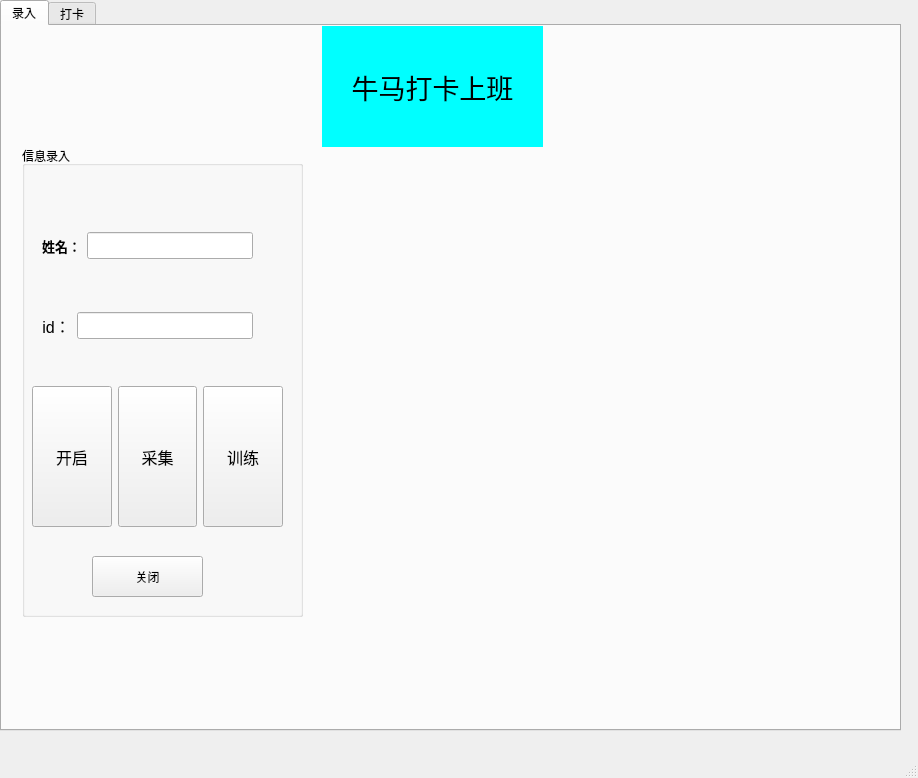
<?xml version="1.0" encoding="UTF-8"?>
<ui version="4.0">
 <class>MainWindow</class>
 <widget class="QMainWindow" name="MainWindow">
  <property name="geometry">
   <rect>
    <x>0</x>
    <y>0</y>
    <width>918</width>
    <height>778</height>
   </rect>
  </property>
  <property name="windowTitle">
   <string>MainWindow</string>
  </property>
  <widget class="QWidget" name="centralwidget">
   <widget class="QTabWidget" name="daka">
    <property name="geometry">
     <rect>
      <x>0</x>
      <y>0</y>
      <width>901</width>
      <height>731</height>
     </rect>
    </property>
    <property name="styleSheet">
     <string notr="true"/>
    </property>
    <property name="currentIndex">
     <number>0</number>
    </property>
    <widget class="QWidget" name="tab">
     <attribute name="title">
      <string>录入</string>
     </attribute>
     <widget class="QGroupBox" name="join">
      <property name="geometry">
       <rect>
        <x>20</x>
        <y>120</y>
        <width>281</width>
        <height>471</height>
       </rect>
      </property>
      <property name="styleSheet">
       <string notr="true"/>
      </property>
      <property name="title">
       <string>信息录入</string>
      </property>
      <widget class="QWidget" name="horizontalLayoutWidget">
       <property name="geometry">
        <rect>
         <x>20</x>
         <y>60</y>
         <width>211</width>
         <height>80</height>
        </rect>
       </property>
       <layout class="QHBoxLayout" name="horizontalLayout">
        <item>
         <widget class="QLabel" name="label_2">
          <property name="font">
           <font>
            <pointsize>10</pointsize>
            <bold>true</bold>
           </font>
          </property>
          <property name="text">
           <string>姓名：</string>
          </property>
         </widget>
        </item>
        <item>
         <widget class="QLineEdit" name="name1">
          <property name="font">
           <font>
            <pointsize>12</pointsize>
           </font>
          </property>
         </widget>
        </item>
       </layout>
      </widget>
      <widget class="QWidget" name="horizontalLayoutWidget_2">
       <property name="geometry">
        <rect>
         <x>20</x>
         <y>140</y>
         <width>211</width>
         <height>80</height>
        </rect>
       </property>
       <layout class="QHBoxLayout" name="horizontalLayout_2">
        <item>
         <widget class="QLabel" name="label_3">
          <property name="font">
           <font>
            <pointsize>12</pointsize>
            <bold>false</bold>
           </font>
          </property>
          <property name="layoutDirection">
           <enum>Qt::LayoutDirection::LeftToRight</enum>
          </property>
          <property name="text">
           <string>id：</string>
          </property>
          <property name="alignment">
           <set>Qt::AlignmentFlag::AlignCenter</set>
          </property>
         </widget>
        </item>
        <item>
         <widget class="QLineEdit" name="id1">
          <property name="font">
           <font>
            <pointsize>12</pointsize>
           </font>
          </property>
         </widget>
        </item>
       </layout>
      </widget>
      <widget class="QWidget" name="horizontalLayoutWidget_5">
       <property name="geometry">
        <rect>
         <x>10</x>
         <y>240</y>
         <width>251</width>
         <height>141</height>
        </rect>
       </property>
       <layout class="QHBoxLayout" name="horizontalLayout_5">
        <item>
         <widget class="QPushButton" name="startbutton">
          <property name="sizePolicy">
           <sizepolicy hsizetype="Minimum" vsizetype="Expanding">
            <horstretch>0</horstretch>
            <verstretch>0</verstretch>
           </sizepolicy>
          </property>
          <property name="font">
           <font>
            <pointsize>12</pointsize>
           </font>
          </property>
          <property name="text">
           <string>开启</string>
          </property>
         </widget>
        </item>
        <item>
         <spacer name="horizontalSpacer">
          <property name="orientation">
           <enum>Qt::Orientation::Horizontal</enum>
          </property>
          <property name="sizeHint" stdset="0">
           <size>
            <width>40</width>
            <height>20</height>
           </size>
          </property>
         </spacer>
        </item>
        <item>
         <widget class="QPushButton" name="catchbutton">
          <property name="sizePolicy">
           <sizepolicy hsizetype="Minimum" vsizetype="Expanding">
            <horstretch>0</horstretch>
            <verstretch>0</verstretch>
           </sizepolicy>
          </property>
          <property name="font">
           <font>
            <pointsize>12</pointsize>
           </font>
          </property>
          <property name="text">
           <string>采集</string>
          </property>
          <property name="autoRepeat">
           <bool>true</bool>
          </property>
          <property name="autoExclusive">
           <bool>true</bool>
          </property>
          <property name="autoDefault">
           <bool>false</bool>
          </property>
          <property name="default">
           <bool>false</bool>
          </property>
          <property name="flat">
           <bool>false</bool>
          </property>
         </widget>
        </item>
        <item>
         <spacer name="horizontalSpacer_2">
          <property name="orientation">
           <enum>Qt::Orientation::Horizontal</enum>
          </property>
          <property name="sizeHint" stdset="0">
           <size>
            <width>40</width>
            <height>20</height>
           </size>
          </property>
         </spacer>
        </item>
        <item>
         <widget class="QPushButton" name="trainbutton">
          <property name="sizePolicy">
           <sizepolicy hsizetype="Minimum" vsizetype="Expanding">
            <horstretch>0</horstretch>
            <verstretch>0</verstretch>
           </sizepolicy>
          </property>
          <property name="font">
           <font>
            <pointsize>12</pointsize>
           </font>
          </property>
          <property name="text">
           <string>训练</string>
          </property>
         </widget>
        </item>
       </layout>
      </widget>
      <widget class="QPushButton" name="close">
       <property name="geometry">
        <rect>
         <x>70</x>
         <y>410</y>
         <width>111</width>
         <height>41</height>
        </rect>
       </property>
       <property name="text">
        <string>关闭</string>
       </property>
      </widget>
     </widget>
     <widget class="QLabel" name="label">
      <property name="geometry">
       <rect>
        <x>320</x>
        <y>0</y>
        <width>221</width>
        <height>121</height>
       </rect>
      </property>
      <property name="font">
       <font>
        <pointsize>20</pointsize>
       </font>
      </property>
      <property name="layoutDirection">
       <enum>Qt::LayoutDirection::LeftToRight</enum>
      </property>
      <property name="styleSheet">
       <string notr="true">background-color:rgb(0, 255, 255)
</string>
      </property>
      <property name="text">
       <string>牛马打卡上班</string>
      </property>
      <property name="alignment">
       <set>Qt::AlignmentFlag::AlignCenter</set>
      </property>
     </widget>
     <widget class="QLabel" name="showlable">
      <property name="geometry">
       <rect>
        <x>310</x>
        <y>130</y>
        <width>571</width>
        <height>461</height>
       </rect>
      </property>
      <property name="styleSheet">
       <string notr="true">background-image: url(./R-C.png);
 background-repeat: no-repeat;

 background-size: cover;</string>
      </property>
      <property name="text">
       <string/>
      </property>
     </widget>
    </widget>
    <widget class="QWidget" name="daka_2">
     <attribute name="title">
      <string>打卡</string>
     </attribute>
     <widget class="QLabel" name="time">
      <property name="geometry">
       <rect>
        <x>80</x>
        <y>10</y>
        <width>201</width>
        <height>111</height>
       </rect>
      </property>
      <property name="font">
       <font>
        <pointsize>18</pointsize>
       </font>
      </property>
      <property name="text">
       <string/>
      </property>
      <property name="alignment">
       <set>Qt::AlignmentFlag::AlignCenter</set>
      </property>
     </widget>
     <widget class="QLabel" name="dakalabel">
      <property name="geometry">
       <rect>
        <x>390</x>
        <y>20</y>
        <width>471</width>
        <height>711</height>
       </rect>
      </property>
      <property name="styleSheet">
       <string notr="true">background-image: url(./R-C.png);</string>
      </property>
      <property name="text">
       <string/>
      </property>
     </widget>
     <widget class="QPushButton" name="go">
      <property name="geometry">
       <rect>
        <x>120</x>
        <y>510</y>
        <width>151</width>
        <height>51</height>
       </rect>
      </property>
      <property name="font">
       <font>
        <pointsize>12</pointsize>
        <bold>true</bold>
       </font>
      </property>
      <property name="text">
       <string>打卡</string>
      </property>
     </widget>
     <widget class="QListWidget" name="listWidget">
      <property name="geometry">
       <rect>
        <x>70</x>
        <y>140</y>
        <width>256</width>
        <height>351</height>
       </rect>
      </property>
     </widget>
     <widget class="QPushButton" name="stop">
      <property name="geometry">
       <rect>
        <x>30</x>
        <y>560</y>
        <width>331</width>
        <height>151</height>
       </rect>
      </property>
      <property name="font">
       <font>
        <pointsize>16</pointsize>
        <bold>true</bold>
       </font>
      </property>
      <property name="styleSheet">
       <string notr="true">background-image: url(./r.png);</string>
      </property>
      <property name="text">
       <string>牛马拒绝打卡</string>
      </property>
     </widget>
    </widget>
   </widget>
  </widget>
  <widget class="QMenuBar" name="menubar">
   <property name="geometry">
    <rect>
     <x>0</x>
     <y>0</y>
     <width>918</width>
     <height>33</height>
    </rect>
   </property>
  </widget>
  <widget class="QStatusBar" name="statusbar"/>
 </widget>
 <resources/>
 <connections/>
</ui>
